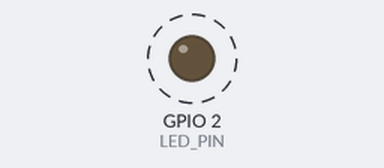
Bench run of a sketch on a simulated ESP32. Parts: output pins drawn as LEDs (lit = HIGH). Dashed ring = blinking. No radio packets arrive unless stated; what the sketch prints to the serial monitor is not drawn.

Above: at 5.2 s.
Timing chart, 0 to 7.6 s (numbered marks = the images above):
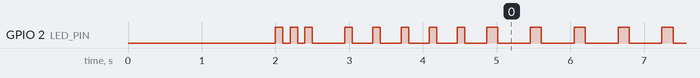

Measured:
- by itself, GPIO 2 (LED_PIN): moves between LOW and HIGH, repeating every 48.8 s

The sketch:

rf_sentr.ino
```cpp
#include <SPI.h>
#include <nRF24L01.h>
#include <RF24.h>

// ---------- Pins ----------
#define CE_PIN    4
#define CSN_PIN   5
#define SCK_PIN   18
#define MISO_PIN  19
#define MOSI_PIN  23
#define LED_PIN   2

RF24 radio(CE_PIN, CSN_PIN);

// ---------- Tuning ----------
const uint8_t NUM_CHANNELS       = 64;   // channels 0-63 (2.400-2.463 GHz)
const uint8_t SAMPLES            = 20;   // listen cycles per channel per sweep
const uint8_t HIT_PERCENT        = 25;   // channel is "busy" if carrier seen in >= this % of samples
const uint8_t ALARM_MARGIN       = 3;    // ALARM if busy channels > baseline + this
const uint8_t CALIBRATION_SWEEPS = 5;    // quiet-environment sweeps at startup
const uint8_t QUIET_AVG_PERCENT  = 2;    // below this average activity = "no devices"

// ---------- Display options ----------
const bool    SHOW_DETAILS       = true;   // second line with numbers + bar
const bool    SHOW_MAP           = true;   // 64-char channel map (for debugging)
const uint8_t JUMP_PERCENT       = 15;     // "suddenly changed" if avg moves this much between sweeps

uint8_t  hits[NUM_CHANNELS];
uint8_t  baselineBusy = 0;
uint8_t  prevAvg = 0;
uint32_t sweepNum = 0;

// One full sweep (channels interleaved so short bursts are not missed)
void sweep() {
  memset(hits, 0, sizeof(hits));
  for (uint8_t rep = 0; rep < SAMPLES; rep++) {
    for (uint8_t ch = 0; ch < NUM_CHANNELS; ch++) {
      radio.setChannel(ch);
      radio.startListening();
      delayMicroseconds(170);
      radio.stopListening();
      if (radio.testCarrier()) hits[ch]++;   // read AFTER stopListening
    }
  }
}

uint8_t countBusy() {
  uint8_t busy = 0;
  for (uint8_t ch = 0; ch < NUM_CHANNELS; ch++) {
    if ((hits[ch] * 100) / SAMPLES >= HIT_PERCENT) busy++;
  }
  return busy;
}

uint8_t avgPercent() {
  uint32_t sum = 0;
  for (uint8_t ch = 0; ch < NUM_CHANNELS; ch++) sum += hits[ch];
  return (sum * 100) / ((uint32_t)SAMPLES * NUM_CHANNELS);
}

void printBar(uint8_t pct) {
  uint8_t filled = (pct * 20) / 100;
  Serial.print('[');
  for (uint8_t i = 0; i < 20; i++) Serial.print(i < filled ? '#' : '-');
  Serial.print(']');
}

void printMap() {
  Serial.print("      MAP ch0 |");
  for (uint8_t ch = 0; ch < NUM_CHANNELS; ch++) {
    uint8_t pct = (hits[ch] * 100) / SAMPLES;
    char c = ' ';
    if      (pct >= 90) c = '#';
    else if (pct >= 50) c = 'O';
    else if (pct >= 20) c = 'o';
    else if (pct >= 1)  c = '.';
    Serial.print(c);
  }
  Serial.println("| ch63");
}

// Blink the onboard LED (GPIO 2) a number of times
void blinkLed(int times, int onMs, int offMs) {
  for (int i = 0; i < times; i++) {
    digitalWrite(LED_PIN, HIGH); delay(onMs);
    digitalWrite(LED_PIN, LOW);  delay(offMs);
  }
}

void setup() {
  Serial.begin(115200);
  delay(2000);   // give the Serial Monitor time to connect
  pinMode(LED_PIN, OUTPUT);
  digitalWrite(LED_PIN, LOW);

  blinkLed(3, 100, 100);   // 3 quick blinks = board has booted
  Serial.println("\n[BOOT] Sketch started. Serial is working.");
  Serial.println("[BOOT] Starting radio...");

  SPI.begin(SCK_PIN, MISO_PIN, MOSI_PIN, CSN_PIN);

  if (!radio.begin(&SPI)) {
    Serial.println("[ERROR] Radio not responding. Check wiring and 3.3V supply + 10uF cap.");
    while (1) { digitalWrite(LED_PIN, !digitalRead(LED_PIN)); delay(150); }
  }
  if (!radio.isChipConnected()) {
    Serial.println("[ERROR] nRF24L01 not detected on SPI bus (bad wiring or fake/damaged module).");
    while (1) { digitalWrite(LED_PIN, !digitalRead(LED_PIN)); delay(150); }
  }

  radio.setAutoAck(false);
  radio.disableCRC();
  radio.setDataRate(RF24_1MBPS);
  Serial.println("[BOOT] Radio OK.");

  Serial.println("\n=======================================================");
  Serial.println("   RF SENTINEL - 2.4 GHz device / jamming monitor");
  Serial.println("=======================================================");
  Serial.println("What the messages mean:");
  Serial.println("  CLEAR    = no devices detected, air is quiet");
  Serial.println("  NORMAL   = a few devices detected (usual Wi-Fi/Bluetooth)");
  Serial.println("  WARNING  = many devices detected, air is crowded");
  Serial.println("  ALARM    = TOO MANY devices / possible jamming or flooding");
  Serial.println("Note: this estimates how busy the air is, it cannot count exact devices.");
  Serial.println("LED: 1 blink = CLEAR, 2 = NORMAL, 3 = WARNING, fast strobe = ALARM");
  Serial.println("-------------------------------------------------------");
  Serial.println("Calibrating... keep things as normal, no jammer running.");

  for (uint8_t i = 0; i < CALIBRATION_SWEEPS; i++) {
    sweep();
    uint8_t busy = countBusy();
    if (busy > baselineBusy) baselineBusy = busy;
    Serial.printf("  calibration %d/%d ...\n", i + 1, CALIBRATION_SWEEPS);
    blinkLed(1, 100, 0);
  }
  prevAvg = avgPercent();

  Serial.printf("Calibration done. Normal level = %d busy channels.\n", baselineBusy);
  Serial.println("Monitoring started.\n");
}

void loop() {
  sweepNum++;
  sweep();

  uint8_t busy = countBusy();
  uint8_t avg  = avgPercent();
  int dAvg = (int)avg - (int)prevAvg;

  bool alarm = false;
  int ledBlinks = 2;   // NORMAL = 2 blinks (CLEAR = 1, WARNING = 3)

  if (busy > baselineBusy + ALARM_MARGIN) {
    alarm = true;
    Serial.printf("[#%lu] >>> ALARM: TOO MANY DEVICES! Possible jamming / flooding <<<\n", sweepNum);
  } else if (busy > baselineBusy + ALARM_MARGIN / 2) {
    ledBlinks = 3;
    Serial.printf("[#%lu] >>> WARNING: Many devices detected - air is crowded <<<\n", sweepNum);
  } else if (avg < QUIET_AVG_PERCENT && busy == 0) {
    ledBlinks = 1;
    Serial.printf("[#%lu] >>> CLEAR: No devices detected - air is quiet <<<\n", sweepNum);
  } else {
    Serial.printf("[#%lu] >>> NORMAL: A few devices detected <<<\n", sweepNum);
  }

  if (SHOW_DETAILS) {
    Serial.printf("      Activity %3d%% ", avg);
    printBar(avg);
    Serial.printf("  | Busy channels: %d (normal: %d)\n", busy, baselineBusy);
  }
  if (abs(dAvg) >= JUMP_PERCENT) {
    Serial.printf("      ! Activity suddenly %s by %d%% since last scan\n",
                  dAvg > 0 ? "INCREASED" : "DROPPED", abs(dAvg));
  }
  if (SHOW_MAP) printMap();

  // LED shows the status after every scan:
  //   CLEAR = 1 blink, NORMAL = 2 blinks, WARNING = 3 blinks, ALARM = fast strobe
  if (alarm) {
    blinkLed(15, 40, 40);
  } else {
    blinkLed(ledBlinks, 150, 150);
  }
  digitalWrite(LED_PIN, LOW);

  prevAvg = avg;
  Serial.println();
}
```
